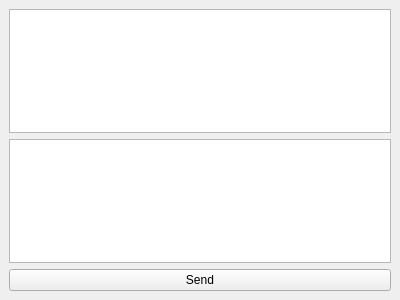
<?xml version="1.0" encoding="UTF-8"?>
<ui version="4.0">
 <class>ChatWindow</class>
 <widget class="QMainWindow" name="ChatWindow">
  <property name="geometry">
   <rect>
    <x>0</x>
    <y>0</y>
    <width>400</width>
    <height>300</height>
   </rect>
  </property>
  <property name="windowTitle">
   <string>Chat Window</string>
  </property>
  <widget class="QWidget" name="centralwidget">
   <layout class="QVBoxLayout" name="verticalLayout">
    <item>
     <widget class="QPlainTextEdit" name="chatDisplay"/>
    </item>
    <item>
     <widget class="QPlainTextEdit" name="userInput"/>
    </item>
    <item>
     <widget class="QPushButton" name="sendButton">
      <property name="text">
       <string>Send</string>
      </property>
     </widget>
    </item>
   </layout>
  </widget>
 </widget>
 <resources/>
 <connections/>
</ui>
